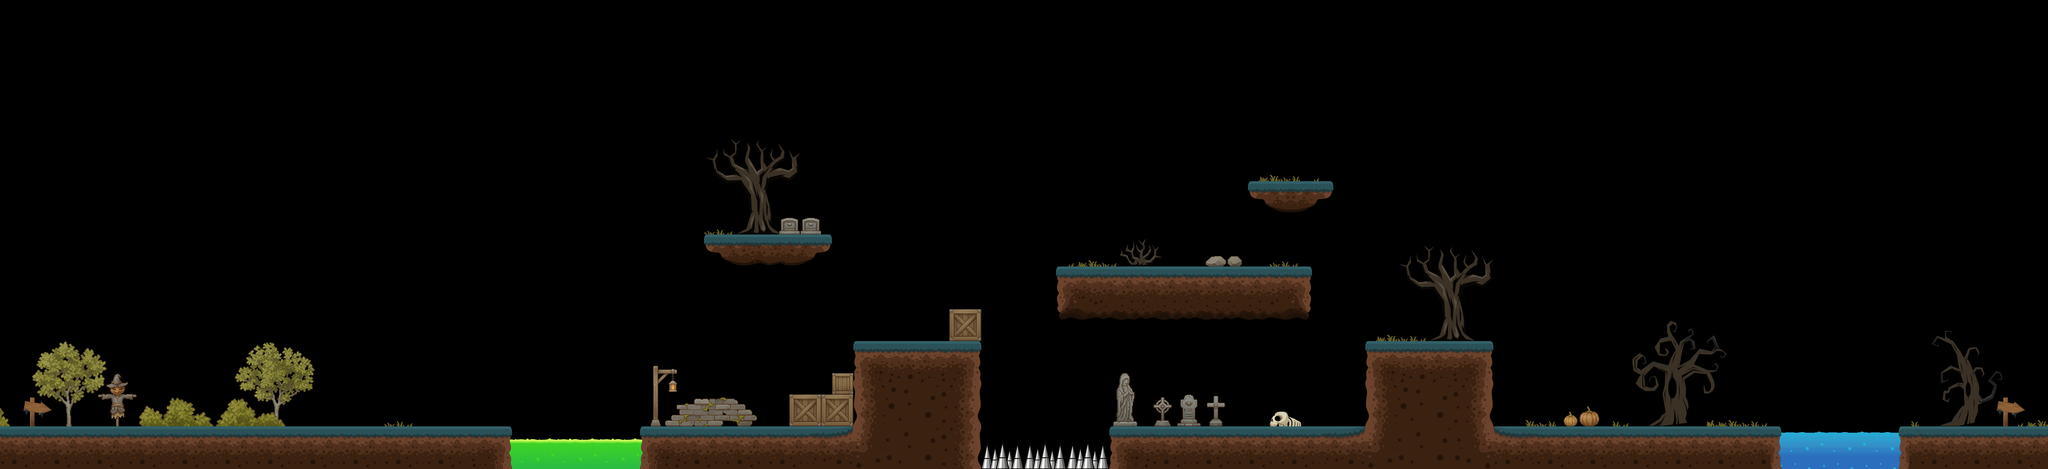

This game map was drawn from its Tiled (.tmx) file and the tilesets committed beside it. A one-line description and the trimmed map source follow:
An orthogonal 192x44 tile map with 32x32 px tiles, 5 tile layers (object-2, ground, object-1, object-2, ...), 4 tilesets and 61 objects (enter, exit).

<map version="1.10" tiledversion="1.11.0" orientation="orthogonal" renderorder="right-down" width="192" height="44" tilewidth="32" tileheight="32" infinite="0" nextlayerid="22" nextobjectid="92">
 <editorsettings>
  <export target="../map/level-1.json" format="json" />
 </editorsettings>
 <properties>
  <property name="background" type="int" value="1" />
 </properties>
 <tileset firstgid="1" source="ground.tsx" />
 <tileset firstgid="257" source="object-2.tsx" />
 <tileset firstgid="513" source="object-1.tsx" />
 <tileset firstgid="769" source="object-3.tsx" />
 <layer id="2" name="object-2" width="192" height="44">
  <data>[8448 cells, 261 non-empty, 171 distinct tile ids]</data>
 </layer>
 <layer id="1" name="ground" width="192" height="44">
  <data>[8448 cells, 1000 non-empty, 220 distinct tile ids]</data>
 </layer>
 <layer id="3" name="object-1" width="192" height="44">
  <data>[8448 cells, 387 non-empty, 232 distinct tile ids]</data>
 </layer>
 <layer id="8" name="object-2" width="192" height="44">
  <data>[8448 cells, 40 non-empty, 39 distinct tile ids]</data>
 </layer>
 <layer id="17" name="object-3" width="192" height="44">
  <data>[8448 cells, 160 non-empty, 160 distinct tile ids]</data>
 </layer>
 <objectgroup id="20" name="bat">
  <object id="90" x="3136" y="736" width="832" height="64" />
 </objectgroup>
 <objectgroup id="18" name="saw">
  <object id="84" x="4448" y="1152" width="32" height="32" />
 </objectgroup>
 <objectgroup id="4" name="collision">
  <object id="1" x="0" y="1280" width="1536" height="128" />
  <object id="2" x="-32" y="0" width="32" height="1408" />
  <object id="3" x="1920" y="1280" width="992" height="128" />
  <object id="4" x="2560" y="1024" width="384" height="384" />
  <object id="5" x="2496" y="1120" width="96" height="288" />
  <object id="7" x="2368" y="1184" width="224" height="224" />
  <object id="8" x="3328" y="1280" width="2016" height="128" />
  <object id="10" x="4096" y="1024" width="384" height="384" />
  <object id="11" x="3168" y="800" width="768" height="160" />
  <object id="12" x="3744" y="544" width="256" height="64" />
  <object id="13" x="2112" y="704" width="384" height="64" />
  <object id="14" x="2176" y="736" width="256" height="64" />
  <object id="25" x="2912" y="1376" width="448" height="32" />
  <object id="34" x="3808" y="576" width="128" height="64" />
  <object id="46" x="2848" y="928" width="96" height="480" />
  <object id="67" x="5696" y="1280" width="800" height="128" />
 </objectgroup>
 <objectgroup id="5" name="coin">
  <object id="15" x="1568" y="1024" width="64" height="96" />
  <object id="16" x="1664" y="1024" width="64" height="96" />
  <object id="17" x="1728" y="1024" width="64" height="96" />
  <object id="26" x="1824" y="1024" width="64" height="96" />
  <object id="27" x="1696" y="896" width="64" height="96" />
  <object id="28" x="1632" y="896" width="64" height="96" />
  <object id="29" x="1920" y="448" width="64" height="96" />
  <object id="30" x="1984" y="448" width="64" height="96" />
  <object id="31" x="1952" y="352" width="64" height="96" />
  <object id="32" x="1952" y="544" width="64" height="96" />
  <object id="33" x="1760" y="896" width="64" height="96" />
  <object id="36" x="3296" y="992" width="64" height="96" />
  <object id="37" x="3392" y="992" width="64" height="96" />
  <object id="38" x="3488" y="992" width="64" height="96" />
  <object id="39" x="3584" y="992" width="64" height="96" />
  <object id="40" x="3680" y="992" width="64" height="96" />
  <object id="41" x="3776" y="992" width="64" height="96" />
  <object id="42" x="1056" y="1120" width="64" height="96" />
  <object id="43" x="1152" y="1120" width="64" height="96" />
  <object id="44" x="1248" y="1120" width="64" height="96" />
  <object id="45" x="1344" y="1120" width="64" height="96" />
  <object id="60" x="4576" y="576" width="64" height="96" />
  <object id="61" x="4672" y="576" width="64" height="96" />
  <object id="62" x="4352" y="256" width="64" height="96" />
  <object id="63" x="4448" y="256" width="64" height="96" />
  <object id="71" x="5408" y="864" width="64" height="96" />
  <object id="72" x="5472" y="832" width="96" height="96" />
  <object id="73" x="5568" y="864" width="64" height="96" />
 </objectgroup>
 <objectgroup id="14" name="dart">
  <object id="77" x="3840" y="480" width="64" height="32" />
  <object id="78" x="2144" y="640" width="64" height="32" />
 </objectgroup>
 <objectgroup id="12" name="water">
  <object id="74" x="5344" y="1312" width="352" height="96" />
 </objectgroup>
 <objectgroup id="13" name="acid">
  <object id="75" x="1536" y="1312" width="384" height="96" />
 </objectgroup>
 <objectgroup id="6" name="spawn">
  <object id="20" name="enter" x="192" y="1248" width="32" height="32" />
  <object id="21" name="exit" x="6176" y="0" width="320" height="1280" />
 </objectgroup>
 <objectgroup id="7" name="kill">
  <object id="24" x="2944" y="1344" width="384" height="32" />
 </objectgroup>
 <objectgroup id="9" name="ghost">
  <object id="50" x="2336" y="640" width="64" height="64" />
  <object id="51" x="2400" y="640" width="64" height="64" />
  <object id="52" x="3456" y="1184" width="64" height="96" />
  <object id="53" x="3520" y="1184" width="96" height="96" />
  <object id="54" x="3616" y="1184" width="64" height="96" />
 </objectgroup>
 <objectgroup id="11" name="slime">
  <object id="65" x="4096" y="960" width="384" height="64" />
 </objectgroup>
 <objectgroup id="15" name="spiked-ball">
  <object id="79" x="5376" y="1152" width="288" height="32" />
  <object id="81" x="5504" y="992" width="32" height="256" />
 </objectgroup>
</map>
